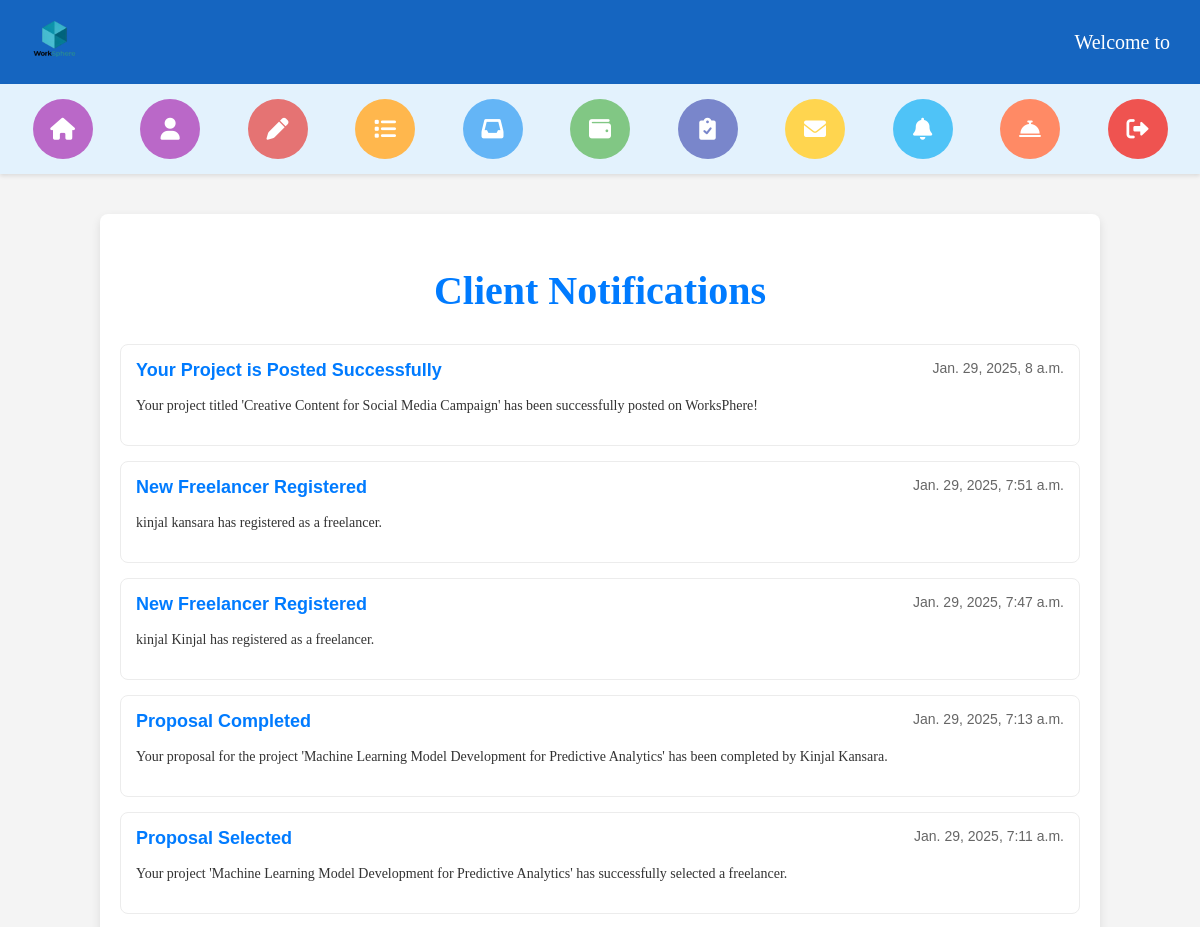
Before: /client/client_notification/ (signed in, upper part) with the older database file.
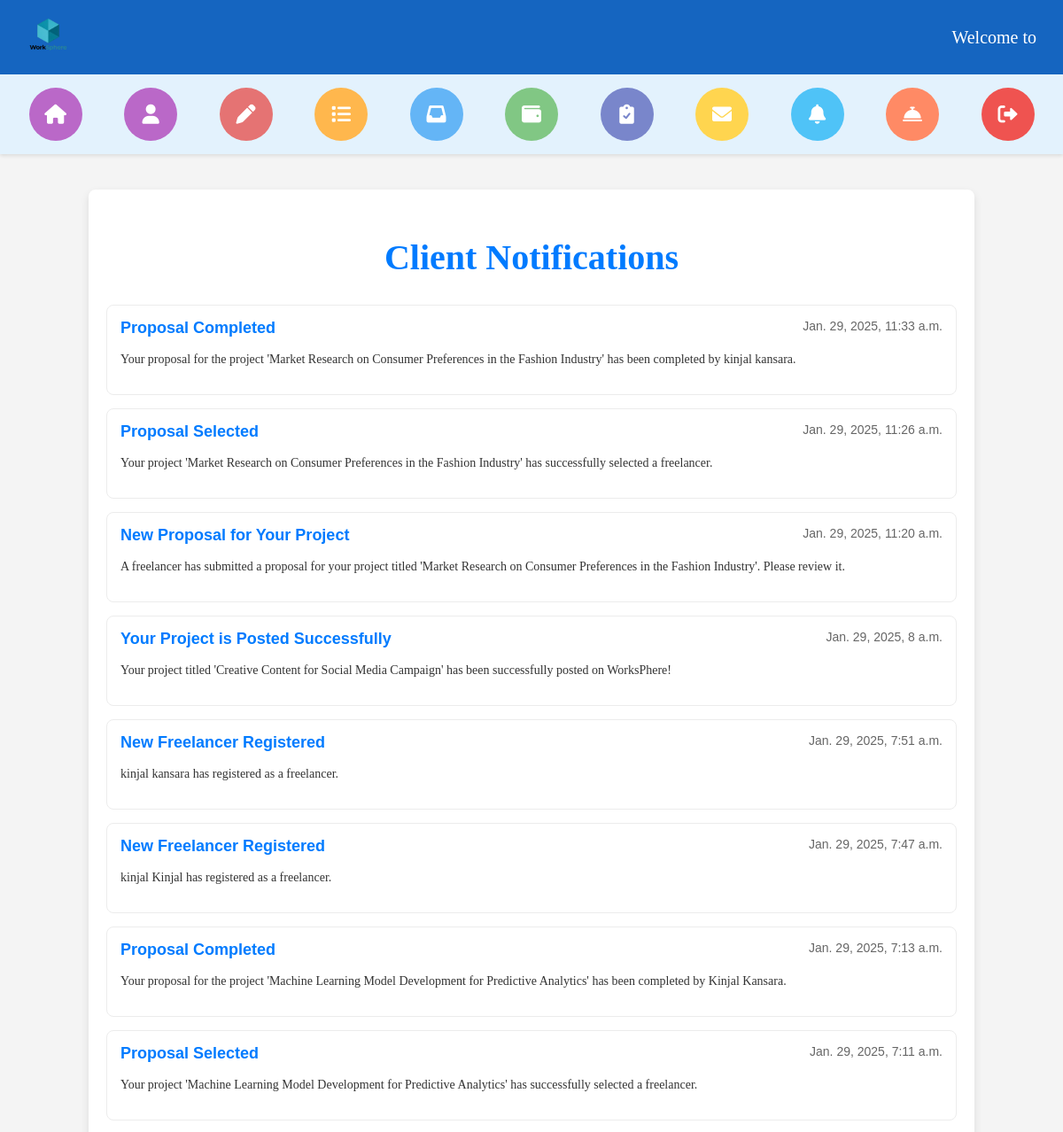
After: the same page with the newer database file.
### notification/models.py (models this page shows, shortened)
class Notification(models.Model):
    NOTIFICATION_TYPES = [
        ('admin', 'Admin'),
        ('client', 'Client'),
        ('freelancer', 'Freelancer'),
    ]
    title = models.CharField(max_length=255)
    message = models.TextField()
    notification_type = models.CharField(choices=NOTIFICATION_TYPES, max_length=50)
    username = models.CharField(max_length=50, null=True)
    is_read = models.BooleanField(default=False)
    created_at = models.DateTimeField(auto_now_add=True)

### client/views.py (the view)
# urls.py: path('client_notification/', views.client_notification, name='client_notification'),
def client_notification(request):
    username = request.session.get('logged_user')
    role = request.session.get('role')  # e.g., 'ADMIN', 'CLIENT', 'FREELANCER'
    if role == 'ADMIN':
        notifications = Notification.objects.filter(notification_type='admin').order_by('-created_at')
    elif role == 'CLIENT':
        notifications = Notification.objects.filter(notification_type='client',).order_by('-created_at')
    elif role == 'FREELANCER':
        notifications = Notification.objects.filter(notification_type='freelancer').order_by('-created_at')
    else:
        return redirect('client_register_login')
    context = {
        'notifications': notifications,
    }
    return render(request, 'client_notification.html', context)

### client/templates/client_notification.html (shortened to what this page needs)
{% extends 'header_2.html' %}
{% block content %}
<div class="container">
    <div class="notifications-container">
        <h2 class="notifications-title">Client Notifications</h2>
        {% for notification in notifications %}
        <div class="notification-item">
            <div class="notification-header">
                <strong class="notification-title">{{ notification.title }}</strong>
                <span class="notification-date">{{ notification.created_at }}</span>
            </div>
            <p class="notification-message">{{ notification.message }}</p>
        </div>
        {% empty %}
        <div class="no-notifications">
            <p>No notifications available.</p>
        </div>
        {% endfor %}
    </div>
</div>
{% endblock %}

Changed rows visible on the page:
added Notification: title "Proposal Completed", created_at "Jan. 29, 2025, 11:33 a.m.", message "Your proposal for the project 'Market Research on Consumer Preferences in the Fashion Industry' has been completed by kinjal kansara."
added Notification: title "Proposal Selected", created_at "Jan. 29, 2025, 11:26 a.m.", message "Your project 'Market Research on Consumer Preferences in the Fashion Industry' has successfully selected a freelancer."
added Notification: title "New Proposal for Your Project", created_at "Jan. 29, 2025, 11:20 a.m.", message "A freelancer has submitted a proposal for your project titled 'Market Research on Consumer Preferences in the Fashion Industry'. Please review it."
